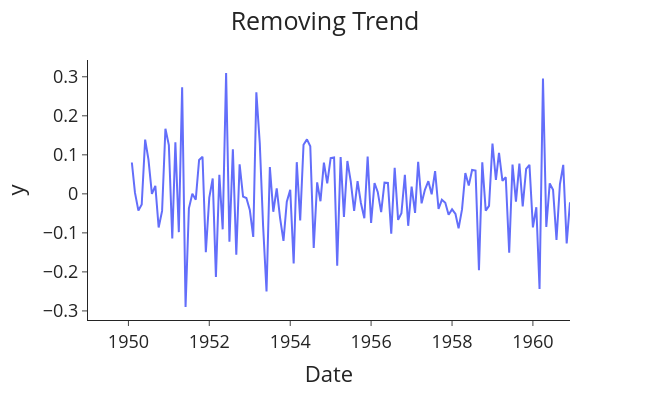

Notebook code cell kept with this figure:
### Markdown cell above
# **Removing Trend**

### Code cell
df['tendrm_pass'] = df['sazorm_pass'].diff(1) #Removal of the previous trend
plotting(title = 'Removing Trend', data=df, x='date', y='tendrm_pass', x_label= 'Date', y_label = 'Passengers')

### Figure 1 — Plotly figure (JSON) as saved in the notebook; plotly's stock layout.template omitted (floating-point values rounded to 4 significant figures; data arrays with more than 128 entries replaced by an {"elided": "..."} marker saying what was removed)
{"data": [{"hovertemplate": "Date=%{x}<br>y=%{y}<extra></extra>", "legendgroup": "", "line": {"color": "#636efa", "dash": "solid"}, "marker": {"symbol": "circle"}, "mode": "lines", "name": "", "orientation": "v", "showlegend": false, "type": "scatter", "x": {"elided": "144 str values"}, "xaxis": "x", "y": {"elided": "144 float values"}, "yaxis": "y"}], "layout": {"font": {"size": 18}, "height": 400, "legend": {"tracegroupgap": 0}, "margin": {"t": 60}, "title": {"text": "Removing Trend", "x": 0.5}, "width": 650, "xaxis": {"anchor": "y", "domain": [0, 1], "title": {"text": "Date"}}, "yaxis": {"anchor": "x", "domain": [0, 1], "title": {"text": "y"}}}}
